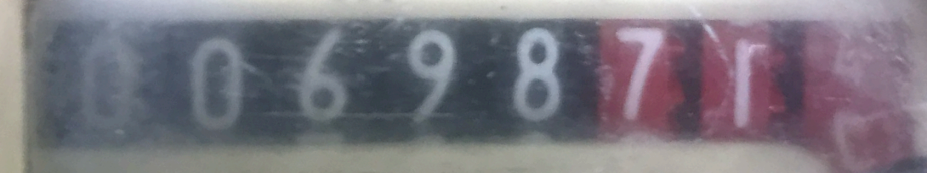
#> input picture meter.png, 927 x 173 px
$ python water-meter.py
#> lines starting #> are read from the running program, lines starting #| are printed output that depends on the picture; after the words box and inside, x2 and y2 are one past the last pixel; in counts of white or black regions, pixels touching at a corner belong together
import cv2
import pytesseract

# image path
image_path = "./meter.png"

# Load image
image = cv2.imread(image_path)
#> image is the input picture: shape (173, 927, 3); mean B, G, R 125.8, 117.3, 121.3

# Convert to grayscale
gray = cv2.cvtColor(image, cv2.COLOR_BGR2GRAY)
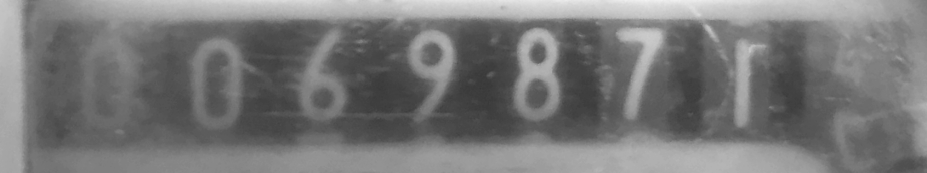
#> gray: shape (173, 927); min 54, max 242, mean 119.4

# Apply noise reduction
kernel = cv2.getStructuringElement(cv2.MORPH_ELLIPSE, (3, 3))
closed = cv2.morphologyEx(gray, cv2.MORPH_CLOSE, kernel)

# Apply adaptive thresholding
thresh = cv2.adaptiveThreshold(closed, 255, cv2.ADAPTIVE_THRESH_MEAN_C, cv2.THRESH_BINARY, 11, 2)
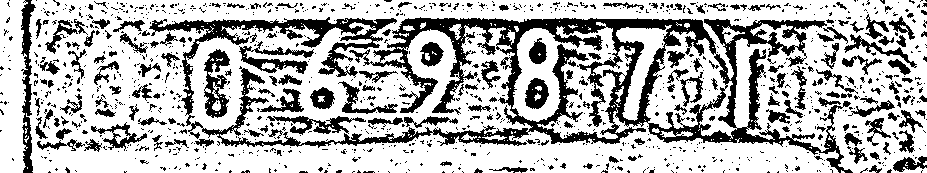
#> thresh: shape (173, 927); 70.5% white; 1082 black regions (901 under 20 px)

# Find contours and locate digit region
contours, hierarchy = cv2.findContours(thresh, cv2.RETR_EXTERNAL, cv2.CHAIN_APPROX_SIMPLE)
#> contours = 34 contours, 31 with area under 20; largest, box (x1, y1, x2, y2) and area: (26, 0, 927, 173) 150080, (0, 0, 28, 173) 3860, (660, 131, 693, 138) 84
roi = None
for cnt in contours:
    x, y, w, h = cv2.boundingRect(cnt)
    # Adjust aspect ratio and size criteria based on your meter format
    if w / h > 0.5 and w / h < 1.5 and 20 < w < 100:
        roi = thresh[y:y+h, x:x+w]
        break
#> this loop made 34 passes
#> (x, y, w, h) on passes 1, 2, 4, 5, 7, 8, 9, 14, 16, 18, 19, 20: (478, 172, 1, 1), (248, 172, 1, 1), (841, 170, 4, 3), (907, 167, 1, 1), (905, 162, 3, 4), (923, 161, 4, 5), (830, 147, 1, 1), (713, 139, 1, 1), (741, 138, 1, 1), (828, 136, 5, 6), (24, 136, 5, 7), (733, 135, 1, 1)
#> (cnt, x, y, w, h) on passes 3, 6, 10, 11, 12, 13: ([[519, 171], [518, 172], [515, 172], [520, 172]], 515, 171, 6, 2), ([[27, 167], [27, 168]], 27, 167, 1, 2), ([[809, 147], [810, 147], [811, 148], [811, 147]], 809, 147, 3, 2), ([[827, 144], [828, 145], [829, 145], [828, 145]], 827, 144, 3, 2), ([[780, 141], [779, 142], [780, 142]], 779, 141, 2, 2), ([[729, 140], [730, 140]], 729, 140, 2, 1)

# Check if digit region found
if roi is None:
    print("Error: Digit region not found!")
else:

    # Perform OCR with Tesseract
    text = pytesseract.image_to_string(roi, config='--psm 10')

    # Post-process the extracted text
    digits = ''.join(c for c in text if c.isdigit())

    # Print the extracted reading
    print("Extracted reading:", digits)
